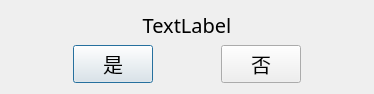
<?xml version="1.0" encoding="UTF-8"?>
<ui version="4.0">
 <class>ConfirmationDialog</class>
 <widget class="QDialog" name="ConfirmationDialog">
  <property name="geometry">
   <rect>
    <x>0</x>
    <y>0</y>
    <width>374</width>
    <height>89</height>
   </rect>
  </property>
  <property name="windowTitle">
   <string>ConfirmationDialog</string>
  </property>
  <layout class="QVBoxLayout" name="verticalLayout" stretch="1,0">
   <item>
    <widget class="QLabel" name="label">
     <property name="font">
      <font>
       <family>Arial Black</family>
       <pointsize>15</pointsize>
      </font>
     </property>
     <property name="text">
      <string>TextLabel</string>
     </property>
     <property name="alignment">
      <set>Qt::AlignCenter</set>
     </property>
    </widget>
   </item>
   <item>
    <layout class="QHBoxLayout" name="horizontalLayout">
     <item>
      <spacer name="horizontalSpacer_2">
       <property name="orientation">
        <enum>Qt::Horizontal</enum>
       </property>
       <property name="sizeHint" stdset="0">
        <size>
         <width>40</width>
         <height>20</height>
        </size>
       </property>
      </spacer>
     </item>
     <item>
      <widget class="GameButton" name="btnYes">
       <property name="sizePolicy">
        <sizepolicy hsizetype="Minimum" vsizetype="Fixed">
         <horstretch>0</horstretch>
         <verstretch>0</verstretch>
        </sizepolicy>
       </property>
       <property name="font">
        <font>
         <pointsize>15</pointsize>
        </font>
       </property>
       <property name="text">
        <string>是</string>
       </property>
      </widget>
     </item>
     <item>
      <spacer name="horizontalSpacer">
       <property name="orientation">
        <enum>Qt::Horizontal</enum>
       </property>
       <property name="sizeHint" stdset="0">
        <size>
         <width>40</width>
         <height>20</height>
        </size>
       </property>
      </spacer>
     </item>
     <item>
      <widget class="GameButton" name="btnNo">
       <property name="sizePolicy">
        <sizepolicy hsizetype="Minimum" vsizetype="Fixed">
         <horstretch>0</horstretch>
         <verstretch>0</verstretch>
        </sizepolicy>
       </property>
       <property name="font">
        <font>
         <pointsize>15</pointsize>
        </font>
       </property>
       <property name="text">
        <string>否</string>
       </property>
      </widget>
     </item>
     <item>
      <spacer name="horizontalSpacer_3">
       <property name="orientation">
        <enum>Qt::Horizontal</enum>
       </property>
       <property name="sizeHint" stdset="0">
        <size>
         <width>40</width>
         <height>20</height>
        </size>
       </property>
      </spacer>
     </item>
    </layout>
   </item>
  </layout>
 </widget>
 <customwidgets>
  <customwidget>
   <class>GameButton</class>
   <extends>QPushButton</extends>
   <header location="global">gameButton.h</header>
  </customwidget>
 </customwidgets>
 <resources/>
 <connections/>
</ui>
